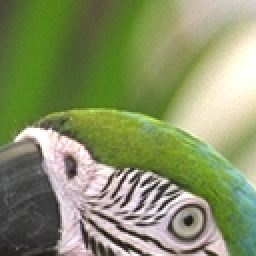
#> input picture tests/data/photo_crop.png, 128 x 128 px (shown 2 times larger)
$ python ladder.py ../tests/data/photo_crop.png
#> lines starting #> are read from the running program, lines starting #| are printed output that depends on the picture
### hve/mix.py
"""Logistic mixing and secondary estimation - the context-mixing layer.

A single context per binary decision forces one model to be right about
everything. Mixing lets several models each predict the bit and combines them in
the logistic domain, where combination is a weighted sum:

    p_mix = squash( sum_i w_i * stretch(p_i) )

The weights are learned online by gradient descent on coding loss and are
selected by their own small context, so the mixer can learn "in flat areas trust
the cross-channel model, on edges trust the gradient model".

Everything here is integer arithmetic over already-coded data only, so the
decoder reproduces it exactly.

Conventions follow LPAQ so its published constants apply directly: probabilities
are 12-bit (0..4095) and are the probability the bit is **1**; stretched values
are 256*ln(p/(1-p)) clamped to +-2047.
"""

import math

PROB_BITS = 12
PROB_ONE = 1 << PROB_BITS          # 4096
STRETCH_LIMIT = 2047

# squash(x) = 4096 / (1 + e^(-x/256)) over the whole stretched range. LPAQ
# interpolates 33 anchor points; tabulating every value is both exact and
# faster in Python, where the table lookup costs the same either way.
_SQUASH = [0] * (2 * STRETCH_LIMIT + 1)
for _i in range(-STRETCH_LIMIT, STRETCH_LIMIT + 1):
    _v = int(round(PROB_ONE / (1.0 + math.exp(-_i / 256.0))))
    _SQUASH[_i + STRETCH_LIMIT] = min(PROB_ONE - 1, max(1, _v))

# stretch(p), the exact inverse, built by inverting squash the way LPAQ does.
_STRETCH = [0] * PROB_ONE
for _p in range(PROB_ONE):
    _q = min(PROB_ONE - 1, max(1, _p))
    _v = int(round(256.0 * math.log(_q / float(PROB_ONE - _q))))
    _STRETCH[_p] = min(STRETCH_LIMIT, max(-STRETCH_LIMIT, _v))

SQUASH = _SQUASH
STRETCH = _STRETCH


# [6 lines left out: function squash, not called in this run]


def stretch(p):
    return _STRETCH[p]


WEIGHT_ONE = 1 << 16               # 16.16 fixed point; this weight passes an input through


class Mixer:
    """Gradient-descent logistic mixer with context-selected weight sets.

    The learning rate is 24, not LPAQ's 7. That 7 was inherited along with the
    rest of the design and never checked against this model; swept on the dev
    split it is monotonically better out to about 24-32 for both presets, and
    the win transferred to the held-out split (-0.086% on stills, -0.043% on
    video) rather than being a dev-set artefact.

    `n` inputs, `nctx` independent weight vectors, weights in 16.16 fixed point.

    LPAQ starts every weight at zero and lets gradient descent find them. Here
    the first expert is the established context model and the others are
    additions, so expert 0 starts at unity and the rest at zero: the mixer opens
    as an exact copy of the model it is replacing and can only improve from
    there, instead of spending the first few thousand pixels relearning it.
    """

    # [32 lines left out: functions __init__, mix, update, not called in this run]


class APM:
    """Adaptive probability map, a.k.a. secondary symbol estimation.

    Rate 8 rather than LPAQ's 7, for the same reason as Mixer above: swept on
    the dev split it is a shallow optimum at 8-9 for both presets, and the win
    held up on the held-out split (-0.034% on stills, -0.043% on video).

    Takes a probability the model already believes and refines it by what
    actually happened the last times this (context, probability bucket) pair came
    up. Buckets are spaced evenly on the stretch scale and adjacent ones are
    interpolated, so the correction stays smooth; only the nearer of the two is
    updated.
    """

    BUCKETS = 33                   # 32 intervals of 128 stretch units, plus an end point

    # [22 lines left out: functions __init__, refine, update, not called in this run]

### hve/huffman.py
"""Canonical Huffman coding - the starting point of the experiment.

Kept as a real working codec, not just an estimate, so the compression ladder in
tools/ladder.py can report measured bytes for the "Huffman the colour channels"
idea and every step that improves on it.
"""

import heapq

import numpy as np

MAX_LEN = 15


def code_lengths(hist, max_len=MAX_LEN):
    """Huffman code lengths for a histogram, capped at `max_len` bits.

    If the natural tree is too deep the histogram is flattened and rebuilt,
    which always terminates and costs a fraction of a percent in practice.
    """
    hist = np.asarray(hist, dtype=np.int64).copy()
    while True:
        lengths = _lengths_once(hist)
        if lengths is None or lengths.max() <= max_len:
            return lengths
        used = hist > 0
        hist[used] = (hist[used] + 1) // 2


def _lengths_once(hist):
    symbols = np.nonzero(hist)[0]
    if len(symbols) == 0:
        return None
    lengths = np.zeros(len(hist), dtype=np.int32)
    if len(symbols) == 1:
        lengths[symbols[0]] = 1
        return lengths

    heap = [(int(hist[s]), [int(s)]) for s in symbols]
    heapq.heapify(heap)
    while len(heap) > 1:
        w1, g1 = heapq.heappop(heap)
        w2, g2 = heapq.heappop(heap)
        for s in g1:
            lengths[s] += 1
        for s in g2:
            lengths[s] += 1
        heapq.heappush(heap, (w1 + w2, g1 + g2))
    return lengths


def canonical_codes(lengths):
    """Canonical code assignment: only the lengths need transmitting."""
    codes = np.zeros(len(lengths), dtype=np.uint32)
    code = 0
    for length in range(1, int(lengths.max()) + 1):
        for sym in np.nonzero(lengths == length)[0]:
            codes[sym] = code
            code += 1
        code <<= 1
    return codes


def encoded_bits(hist, lengths):
    return int((np.asarray(hist, dtype=np.int64) * lengths).sum())


def table_bytes(lengths):
    """Cost of sending the code lengths: one nibble per symbol."""
    return (len(lengths) + 1) // 2


def encode(symbols, hist=None):
    """Encode a uint8 array. Returns (table_bytes + payload) as bytes."""
    symbols = np.asarray(symbols, dtype=np.uint8).ravel()
    if hist is None:
        hist = np.bincount(symbols, minlength=256)
    lengths = code_lengths(hist)
    codes = canonical_codes(lengths)

    out = bytearray()
    for i in range(0, 256, 2):
        out.append((int(lengths[i]) << 4) | int(lengths[i + 1]))

    sym_codes = codes[symbols].astype(np.uint32)
    sym_lens = lengths[symbols].astype(np.int64)
    total = int(sym_lens.sum())
    starts = np.zeros(len(sym_lens) + 1, dtype=np.int64)
    np.cumsum(sym_lens, out=starts[1:])
    within = np.arange(total, dtype=np.int64) - np.repeat(starts[:-1], sym_lens)
    shift = np.repeat(sym_lens, sym_lens) - 1 - within
    bits = ((np.repeat(sym_codes, sym_lens) >> shift.astype(np.uint32)) & 1).astype(np.uint8)
    out += np.packbits(bits).tobytes()
    return bytes(out)


# [24 lines left out: function decode, not called in this run]

### hve/transform.py
"""Decorrelating transforms: reversible colour transform, MED prediction, contexts.

Everything works in modular 8-bit arithmetic. Wrapping around 255 -> 0 costs a
little entropy on the rare pixel that does it, but it keeps every plane exactly
8 bits wide, which is what makes the whole pipeline exactly reversible without
ever widening a sample. PNG's filters use the same trick.
"""

import numpy as np

# Activity ladders. More contexts model the image better but each one costs a
# frequency table in the header, so the encoder tries several and keeps the best.
CTX_LADDERS = {
    4: [1, 4, 12],
    6: [1, 3, 6, 12, 24],
    8: [1, 2, 4, 7, 12, 20, 36],
    12: [1, 2, 3, 4, 6, 9, 13, 20, 30, 46, 72],
    16: [1, 2, 3, 4, 5, 7, 9, 12, 16, 22, 30, 42, 58, 80, 112],
}
CTX_CONFIGS = sorted(CTX_LADDERS)


def rct_forward(rgb):
    """JPEG2000-style reversible colour transform, kept 8-bit by wrapping.

    The chroma planes are stored biased by +128. Unbiased, B-G sits at zero and
    therefore straddles the 255/0 wrap, which corrupts every gradient the model
    computes from it - activity, MED comparisons and neighbour differences all
    see a huge jump across what is really a one-step change. Biasing moves the
    typical value to mid-range where none of that happens.
    """
    a = rgb.astype(np.int32)
    r, g, b = a[..., 0], a[..., 1], a[..., 2]
    cb = (b - g) & 255
    cr = (r - g) & 255
    y = (g + ((_centre(cb) + _centre(cr)) >> 2)) & 255
    return np.stack([y, (cb + 128) & 255, (cr + 128) & 255]).astype(np.uint8)


# [8 lines left out: function rct_inverse, not called in this run]


def _centre(v):
    """Map an unsigned modular byte onto [-128, 127]."""
    return ((v + 128) & 255) - 128


def neighbours(plane):
    """Causal neighbours N, W, NW, NE as int32 planes (zero outside the image)."""
    p = plane.astype(np.int32)
    h, w = p.shape
    west = np.zeros_like(p)
    north = np.zeros_like(p)
    nwest = np.zeros_like(p)
    neast = np.zeros_like(p)
    west[:, 1:] = p[:, :-1]
    north[1:, :] = p[:-1, :]
    nwest[1:, 1:] = p[:-1, :-1]
    neast[1:, :-1] = p[:-1, 1:]
    neast[1:, -1] = p[:-1, -1]
    return north, west, nwest, neast


def med(north, west, nwest):
    """LOCO-I / JPEG-LS median edge detector.

    Picks the smaller neighbour across a detected vertical edge, the larger one
    across a horizontal edge, and the planar extrapolation otherwise.
    """
    hi = np.maximum(north, west)
    lo = np.minimum(north, west)
    planar = np.clip(north + west - nwest, 0, 255)
    return np.where(nwest >= hi, lo, np.where(nwest <= lo, hi, planar))


def predict_plane(plane):
    """Full-plane MED prediction with the standard edge fallbacks."""
    north, west, nwest, _ = neighbours(plane)
    pred = med(north, west, nwest)
    pred[0, :] = west[0, :]
    pred[:, 0] = north[:, 0]
    pred[0, 0] = 128
    return pred


def zigzag(residual):
    """Modular residual -> non-negative symbol, small values near zero."""
    d = _centre(residual)
    return np.where(d >= 0, d << 1, (-d << 1) - 1).astype(np.uint8)


def unzigzag(sym):
    d = -((sym + 1) >> 1) if (sym & 1) else (sym >> 1)
    return d & 255


UNZIGZAG = [(-((s + 1) >> 1) if (s & 1) else (s >> 1)) & 255 for s in range(256)]


def activity(plane):
    """Local texture energy from causal neighbours; the context selector."""
    north, west, nwest, neast = neighbours(plane)
    act = (np.abs(_centre(west - nwest))
           + np.abs(_centre(nwest - north))
           + np.abs(_centre(north - neast)))
    act[0, :] = 0
    act[:, 0] = 0
    return act


def bucketise(act, nctx):
    return np.searchsorted(CTX_LADDERS[nctx], act, side="right").astype(np.int32)


# [5 lines left out: function analyse_plane, not called in this run]

### tools/ladder.py
"""The compression ladder: what each idea is actually worth, in bytes.

Starts from the original plan - Huffman-code each colour channel so 0..255 costs
under 8 bits - and adds one idea at a time, measuring every rung on real photos.
"""

import io
import sys

import numpy as np
from PIL import Image

sys.path.insert(0, ".")
from hve import huffman, image, rans                    # noqa: E402
from hve.transform import (CTX_LADDERS, activity, bucketise,  # noqa: E402
                           predict_plane, rct_forward, zigzag)

RUNGS = [
    ("raw", "uncompressed RGB bytes"),
    ("huffman-global", "one Huffman tree over all bytes"),
    ("huffman-perchan", "a Huffman tree per colour channel (the original idea)"),
    ("huffman-med", "+ MED spatial prediction first"),
    ("huffman-rct-med", "+ reversible colour transform"),
    ("rans-ctx", "+ context-modelled static rANS (computed)"),
    ("hve", "+ adaptive contexts, cross-channel, sign modelling (measured)"),
]


def static_rans_size(planes):
    """Exact size of the static-table design: real header plus modelled payload."""
    total = 0
    for plane in planes:
        syms = zigzag((plane.astype(np.int32) - predict_plane(plane)) & 255)
        best = None
        for nctx in CTX_LADDERS:
            buckets = bucketise(activity(plane), nctx)
            header, bits = 0, 0.0
            for ctx in range(nctx):
                hist = np.bincount(syms[buckets == ctx], minlength=256)
                freqs = rans.normalise(hist)
                header += rans.table_size(freqs)
                if freqs is not None:
                    bits += rans.estimate_bits(hist, freqs)
            size = header + bits / 8.0
            best = size if best is None else min(best, size)
        total += best
    return total


def measure(path):
    img = np.array(Image.open(path).convert("RGB"))
    h, w, _ = img.shape
    out = {"raw": img.size}

    out["huffman-global"] = len(huffman.encode(img.ravel()))
    out["huffman-perchan"] = sum(len(huffman.encode(img[..., c])) for c in range(3))

    med = 0
    for c in range(3):
        plane = img[..., c]
        med += len(huffman.encode(zigzag((plane.astype(np.int32) - predict_plane(plane)) & 255)))
    out["huffman-med"] = med

    planes = rct_forward(img)
    rct_med = 0
    for plane in planes:
        rct_med += len(huffman.encode(zigzag((plane.astype(np.int32) - predict_plane(plane)) & 255)))
    out["huffman-rct-med"] = rct_med

    out["rans-ctx"] = int(round(static_rans_size(planes)))

    blob = image.encode(img)
    assert np.array_equal(img, image.decode(blob)), "hve roundtrip failed on " + path
    out["hve"] = len(blob)

    buf = io.BytesIO()
    Image.fromarray(img).save(buf, format="PNG", optimize=True)
    out["_png"] = len(buf.getvalue())
    out["_pixels"] = h * w
    return out


def main(paths):
    totals = {}
    for path in paths:
        res = measure(path)
#> in measure, img is the input picture: shape (128, 128, 3); mean R, G, B 135.8, 146, 102.6
#> in encode, `hist = np.bincount(symbols, minlength=256)`: hist = 256 values, max 1090 at index 255, min 0 at index 0, mean 192
#> in encode, `lengths = code_lengths(hist)`: lengths = 256 values, max 15 at index 13, min 0 at index 0, mean 7.76
#> in canonical_codes, `codes = np.zeros(len(lengths), dtype=np.uint32)`: codes = 256 values from 0 to 0
#> after the loop in canonical_codes, `for length in range(1, int(lengths.max()) + 1):`: codes = 256 values, max 32767 at index 14, min 0 at index 0, mean 618.9
#> in encode, `total = int(sym_lens.sum())`: total = 381637
#> the loop in measure, `for c in range(3):` made 3 passes
#> (total in encode, med) on passes 1 to 3: (86255, 10910), (86684, 21874), (88098, 33015)
#> pass 1, in predict_plane, `north, west, nwest, _ = neighbours(plane)`:
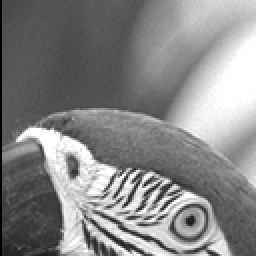
#> west: shape (128, 128) int32 (shown 2 times larger); min 0, max 255, mean 134.3
#> after the loop in measure, `for c in range(3):`:
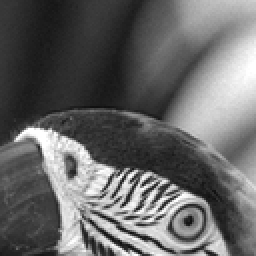
#> plane: shape (128, 128) (shown 2 times larger); min 13, max 255, mean 102.6
#> after the loop in measure, `for c in range(3):`: med = 33015
#> in rct_forward, `cr = (r - g) & 255`:
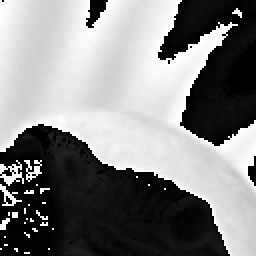
#> cr: shape (128, 128) int32 (shown 2 times larger); min 0, max 255, mean 130.5
#> in _centre (call 5), `return ((v + 128) & 255) - 128`:
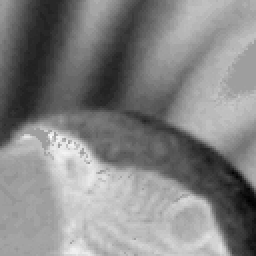
#> returned value: shape (128, 128) int32 (shown 2 times larger); min -62, max 38, mean -10.2; drawn with min black and max white
#> in rct_forward, `y = (g + ((_centre(cb) + _centre(cr)) >> 2)) & 255`:
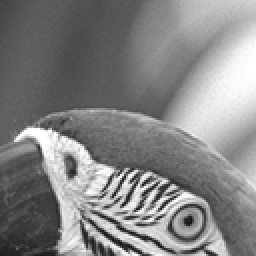
#> y: shape (128, 128) int32 (shown 2 times larger); min 21, max 255, mean 132.2
#> the loop in measure, `for plane in planes:` made 3 passes
#> (total in encode, rct_med) on passes 1 to 3: (86637, 10958), (53716, 17801), (48188, 23953)
#> pass 1, in med (call 4), `hi = np.maximum(north, west)`:
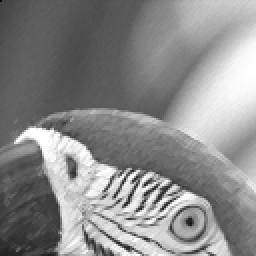
#> hi: shape (128, 128) int32 (shown 2 times larger); min 0, max 255, mean 138.5
#> after the loop in measure, `for plane in planes:`: rct_med = 23953
#> the loop in static_rans_size, `for plane in planes:` made 1 pass
#> pass 1, in zigzag (call 7), `d = _centre(residual)`:
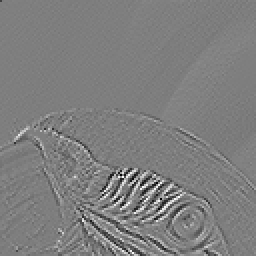
#> d: shape (128, 128) int32 (shown 2 times larger); min -125, max 127, mean 0.3; drawn with min black and max white
#> after the loop in static_rans_size, `for plane in planes:`: total = 0
        for k, v in res.items():
            totals[k] = totals.get(k, 0) + v
        print("measured %s" % path.split("/")[-1], flush=True)

    raw = totals["raw"]
    pixels = totals["_pixels"]
    print("\n%-18s %12s %9s %9s %10s  %s"
          % ("rung", "bytes", "bpp", "vs raw", "vs prev", "what changed"))
    prev = None
    for key, blurb in RUNGS:
        size = totals[key]
        bpp = size * 8.0 / pixels
        gain = "" if prev is None else "%+.1f%%" % (100.0 * (size - prev) / prev)
        print("%-18s %12d %9.3f %8.2fx %10s  %s"
              % (key, size, bpp, raw / size, gain, blurb))
        prev = size
    print("\n%-18s %12d %9.3f %8.2fx" % ("(PNG for scale)", totals["_png"],
                                         totals["_png"] * 8.0 / pixels,
                                         raw / totals["_png"]))


if __name__ == "__main__":
    main(sys.argv[1:])
#> (the call stopped at in static_rans_size, `freqs = rans.normalise(hist)`: hve is not available in this run)
